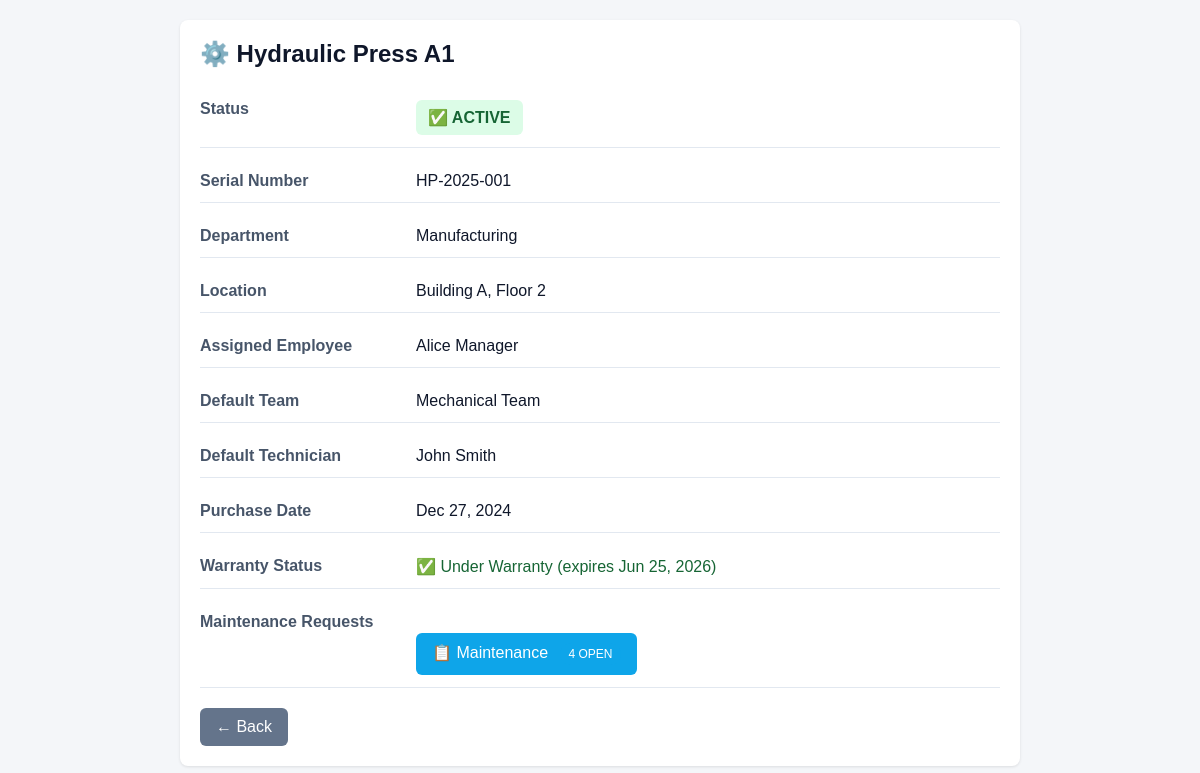
The page /equipment/1/ (signed in) on the database its author committed.
### equipment/models.py (models this page shows, shortened)
class Equipment(models.Model):
    name = models.CharField(
        max_length=150,
        help_text="Equipment name (e.g., 'Hydraulic Press A1', 'CNC Machine 3')"
    )
    serial_number = models.CharField(
        max_length=100,
        unique=True,
        help_text="Unique manufacturer serial number"
    )
    department = models.CharField(
        max_length=100,
        help_text="Department responsible for this equipment"
    )
    location = models.CharField(
        max_length=200,
        help_text="Physical location within facility (e.g., 'Building A, Floor 2, Section 3')"
    )
    assigned_employee = models.ForeignKey(
        User,
        on_delete=models.SET_NULL,
        null=True,
        blank=True,
        related_name='assigned_equipment',
        help_text="Primary employee responsible for this equipment"
    )
    default_maintenance_team = models.ForeignKey(
        MaintenanceTeam,
        on_delete=models.SET_NULL,
        null=True,
        blank=True,
        related_name='default_for_equipment',
        help_text="Default team for maintenance requests on this equipment"
    )
    default_technician = models.ForeignKey(
        User,
        on_delete=models.SET_NULL,
        null=True,
        blank=True,
        related_name='default_technician_for_equipment',
        help_text="Preferred technician for this equipment"
    )
    purchase_date = models.DateField(
        help_text="Date equipment was purchased"
    )
    warranty_expiry_date = models.DateField(
        null=True,
        blank=True,
        help_text="Date warranty expires"
    )
    is_scrapped = models.BooleanField(
        default=False,
        help_text="Whether equipment is logically scrapped (not deleted from system)"
    )
    created_at = models.DateTimeField(auto_now_add=True, null=True, blank=True)
    updated_at = models.DateTimeField(auto_now=True)
    class Meta:
        verbose_name = "Equipment"
        verbose_name_plural = "Equipment"
        ordering = ['name']
        indexes = [
            models.Index(fields=['serial_number']),
            models.Index(fields=['is_scrapped']),
        ]
    @property
    def is_under_warranty(self):
        if not self.warranty_expiry_date:
            return False
        from datetime import date
        return date.today() <= self.warranty_expiry_date
    def get_open_request_count(self):
        return self.maintenance_requests.filter(
            status__in=['New', 'In Progress']
        ).count()

### teams/models.py (models this page shows, shortened)
class MaintenanceTeam(models.Model):
    name = models.CharField(
        max_length=100,
        unique=True,
        default='Unnamed Team',
        help_text="Unique team name (e.g., 'Hydraulics Team', 'Electrical Team')"
    )
    description = models.TextField(
        blank=True,
        null=True,
        help_text="Team specialization and responsibilities"
    )
    members = models.ManyToManyField(
        User,
        related_name='maintenance_teams',
        help_text="Team members eligible to be assigned as technicians"
    )
    created_at = models.DateTimeField(auto_now_add=True, null=True, blank=True)
    updated_at = models.DateTimeField(auto_now=True)
    class Meta:
        verbose_name = "Maintenance Team"
        verbose_name_plural = "Maintenance Teams"
        ordering = ['name']

### equipment/views.py (the view)
# urls.py: path('<int:equipment_id>/', views.equipment_detail, name='detail'),
@login_required
@require_http_methods(["GET"])
def equipment_detail(request, equipment_id):
    equipment = get_object_or_404(Equipment, id=equipment_id)
    open_count = equipment.get_open_request_count()
    context = {
        'equipment': equipment,
        'open_count': open_count,
    }
    return render(request, 'equipment/detail.html', context)

### equipment/templates/equipment/detail.html (shortened to what this page needs)
{% load static %}
<!DOCTYPE html>
<html>
<head>
  <link rel="stylesheet" href="{% static 'style.css' %}">
</head>
<body>
  <div class="eq-detail">
    <h2>⚙️ {{ equipment.name }}</h2>
    <div class="eq-field">
      <label>Status</label>
      <div>
        <span class="eq-status {% if equipment.is_scrapped %}scrapped{% else %}active{% endif %}">
          {% if equipment.is_scrapped %}🔴 SCRAPPED{% else %}✅ ACTIVE{% endif %}
        </span>
      </div>
    </div>
    <div class="eq-field">
      <label>Serial Number</label>
      <value>{{ equipment.serial_number }}</value>
    </div>
    <div class="eq-field">
      <label>Department</label>
      <value>{{ equipment.department }}</value>
    </div>
    <div class="eq-field">
      <label>Location</label>
      <value>{{ equipment.location }}</value>
    </div>
    <div class="eq-field">
      <label>Assigned Employee</label>
      <value>{{ equipment.assigned_employee.get_full_name|default:"—" }}</value>
    </div>
    <div class="eq-field">
      <label>Default Team</label>
      <value>{{ equipment.default_maintenance_team.name|default:"—" }}</value>
    </div>
    <div class="eq-field">
      <label>Default Technician</label>
      <value>{{ equipment.default_technician.get_full_name|default:"—" }}</value>
    </div>
    <div class="eq-field">
      <label>Purchase Date</label>
      <value>{{ equipment.purchase_date|date:"M d, Y" }}</value>
    </div>
    <div class="eq-field">
      <label>Warranty Status</label>
      <value>
        {% if equipment.is_under_warranty %}
          <span style="color:#166534">✅ Under Warranty (expires {{ equipment.warranty_expiry_date|date:"M d, Y" }})</span>
        {% else %}
          <span style="color:#7c3aed">⏰ Out of Warranty</span>
        {% endif %}
      </value>
    </div>
    <div class="eq-field">
      <label>Maintenance Requests</label>
      <div>
        <a href="{% url 'equipment:maintenance_list' equipment.id %}" class="btn-action">
          📋 Maintenance
          {% if open_count > 0 %}
            <span class="eq-badge">{{ open_count }} OPEN</span>
          {% endif %}
        </a>
      </div>
    </div>
    <div style="margin-top:20px">
      <a href="/" class="btn-secondary" style="display:inline-block;padding:10px 16px;background:#64748b;color:#fff;border-radius:6px;text-decoration:none">← Back</a>
    </div>
  </div>
</body>
</html>

### static/style.css (style rules this page uses)
body { font-family: Arial, sans-serif; background: #f4f6f9; }

### equipment/templates/equipment/detail.html (style rules this page uses)
.eq-detail { max-width:800px;margin:20px auto;padding:20px;background:#fff;border-radius:8px;box-shadow:0 1px 3px rgba(0,0,0,0.1) }
.eq-detail h2 { margin-top:0;color:#0f172a }
.eq-field { display:grid;grid-template-columns:200px 1fr;gap:16px;margin:12px 0;padding:12px 0;border-bottom:1px solid #e2e8f0 }
.eq-field label { font-weight:600;color:#475569 }
.eq-field value { color:#0f172a }
.eq-status { padding:8px 12px;border-radius:6px;display:inline-block;font-weight:600 }
.eq-status.active { background:#dcfce7;color:#166534 }
.eq-badge { display:inline-block;background:#0ea5e9;color:#fff;padding:4px 8px;border-radius:12px;font-size:12px;margin-left:8px }
.btn-action { display:inline-block;padding:10px 16px;margin-top:20px;margin-right:8px;background:#0ea5e9;color:#fff;border-radius:6px;cursor:pointer;text-decoration:none;border:none }
.btn-secondary { background:#64748b;color:#fff }

### rows shown on the page
Equipment: name "Hydraulic Press A1", serial_number "HP-2025-001", department "Manufacturing", location "Building A, Floor 2", assigned_employee.get_full_name "Alice Manager", default_maintenance_team.name "Mechanical Team", default_technician.get_full_name "John Smith", purchase_date "Dec 27, 2024", warranty_expiry_date "Jun 25, 2026"

### other values the page prints
{{ open_count }} "4"
